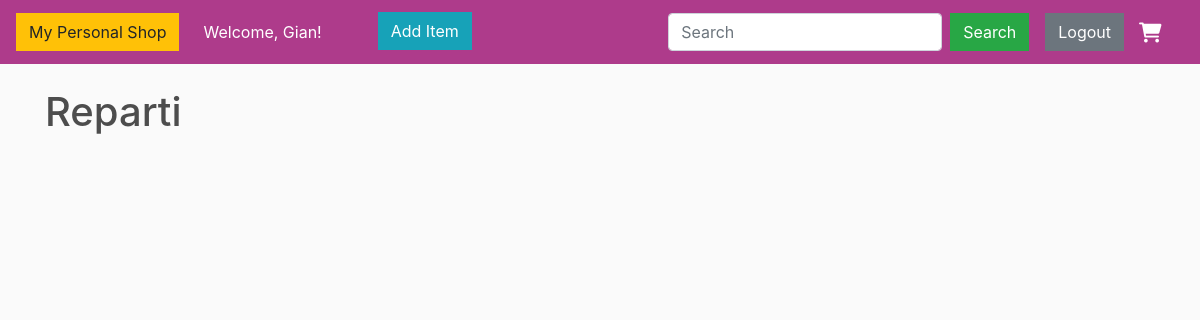
/uffici/reparti/ (signed in), run on an earlier commit of the app's database.
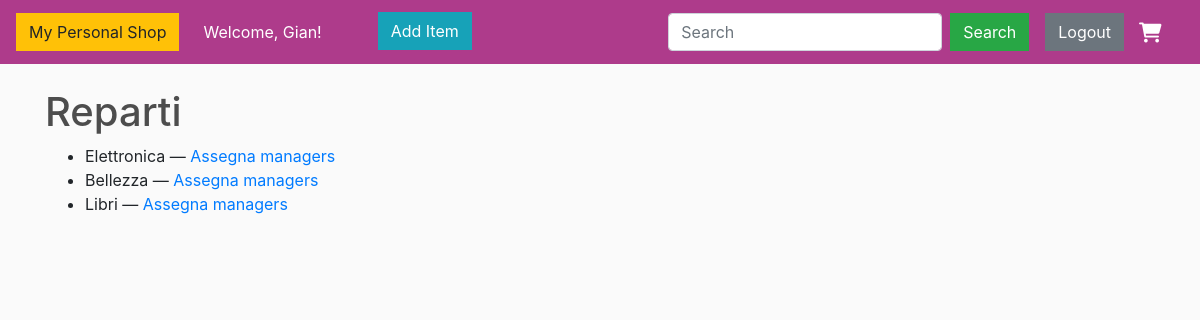
And on a later commit of the database.
### Uffici/models.py (models this page shows)
class Reparto(models.Model):
    ELETTRONICA = 'elettronica'
    BELLEZZA    = 'bellezza'
    LIBRI       = 'libri'
    REPARTI_CHOICES = [
        (ELETTRONICA, 'Elettronica'),
        (BELLEZZA,    'Bellezza'),
        (LIBRI,       'Libri'),
    ]
    nome = models.CharField(
        max_length=20,
        choices=REPARTI_CHOICES,
        unique=True,
        verbose_name='Reparto'
    )
    managers = models.ManyToManyField(
        User,
        blank=True,
        verbose_name='Office Managers assegnati',
        limit_choices_to={'groups__name': 'Office Managers'},
        related_name='reparti_ufficio'
    )
    class Meta:
        verbose_name = 'Reparto'
        verbose_name_plural = 'Reparti'
    def __str__(self):
        return dict(self.REPARTI_CHOICES)[self.nome]

### Uffici/views.py (the view)
# urls.py: path('reparti/',         reparti_list, name='reparti_list'),
@user_passes_test(is_office_chief)
def reparti_list(request):
    reparti = Reparto.objects.all()
    return render(request, 'uffici/reparti_list.html', {'reparti': reparti})

### Uffici/views.py (called while the page is built)
def is_office_chief(user):
    return user.is_superuser or user.groups.filter(name='Office Chiefs').exists()

### Uffici/templates/uffici/reparti_list.html
{% extends "store/main.html" %}
{% block content %}
<h1>Reparti</h1>
<ul>
  {% for rep in reparti %}
    <li>
      {{ rep }} —
      <a href="{% url 'reparto_edit' rep.pk %}">Assegna managers</a>
    </li>
  {% endfor %}
</ul>
{% endblock %}

### Ecommerce/templates/store/main.html (shortened to what this page needs)
<!DOCTYPE html>
{% load static %}
<html>
<head>
    <link rel="stylesheet" href="https://stackpath.bootstrapcdn.com/bootstrap/4.4.1/css/bootstrap.min.css">
    <link rel="stylesheet" type="text/css" href="{% static 'css/main.css' %}">
    <link rel="stylesheet" href="https://cdnjs.cloudflare.com/ajax/libs/font-awesome/6.0.0-beta3/css/all.min.css">
</head>
<body>
<nav class="navbar navbar-expand-lg navbar-dark bg-dark">
    <a class="navbar-brand" href="{% url 'store' %}">
        <button class="btn btn-warning"> My Personal Shop </button>
    </a>
    <div class="collapse navbar-collapse" id="navbarSupportedContent">
        <ul class="navbar-nav mr-auto">
            <li class="nav-item active">
                {% if user.is_authenticated %}
                    <a class="nav-link">Welcome, {{ user }}!</a>
                {% else %}
                    <a class="nav-link">You are not logged in.</a>
                {% endif %}
            </li>
            <li class="nav-item active">
                <a href="{% url 'add_product' %}" id="add_item">
                    <button class="btn btn-info ml-5">Add Item</button>
                </a>
            </li>
        </ul>
        <form class="form-inline my-2 my-lg-0" method="GET" action="{% url 'product_search' %}">
            <input class="form-control mr-sm-2" type="search" placeholder="Search" aria-label="Search" name="q">
            <button class="btn btn-success my-2 my-sm-0" type="submit">Search</button>
        </form>
        <div class="form-inline my-2 my-lg-0">
            <a href="{% url 'logout' %}" class="btn btn-secondary ml-3" id="logout">Logout</a>
            <a href="{% url 'cart' %}">
                <i class="fa-solid fa-cart-shopping fa-lg"></i>
            </a>
        </div>
    </div>
</nav>
<div class="container">
    <br>
    {% block content %}
    {% endblock content %}
</div>
</body>
</html>

### static/css/main.css (style rules this page uses)
body { background-color: hsl(0, 0%, 98%); }
h1,h2,h3,h4,h5,h6 { color:hsl(0, 0%, 30%); }
.bg-dark { background-color: #ae3b8b!important; }
.fa-cart-shopping { color: white; width:25px; display: inline-block; margin-left: 15px; }
.btn { border-radius: 0; }
.nav-item { justify-content: space-between; }

What changed in the data, as far as the page shows it:
added Reparto: nome "Elettronica"
added Reparto: nome "Bellezza"
added Reparto: nome "Libri"
